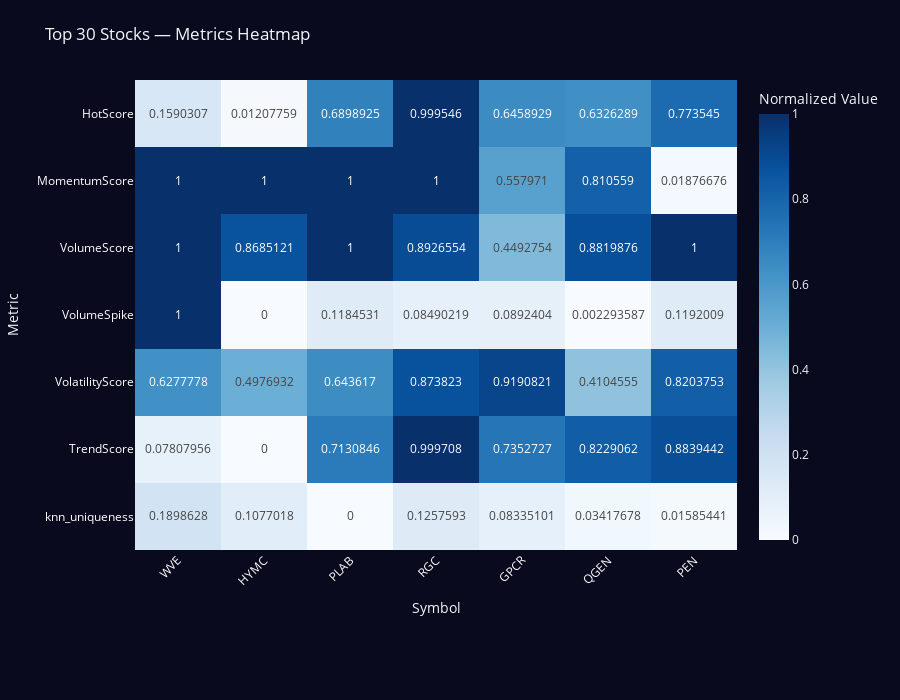

This figure's notebook cell:
### Code cell
import plotly.express as px

# Select top 30 by final_rank
top50 = df[df["final_signal"].isin(["STRONG BUY", "HOT"])].sort_values(
    ["final_rank", "knn_uniqueness"], ascending=False
).head(50)

# Choose metrics to display in heatmap
metrics = [
    "HotScore", "MomentumScore", "VolumeScore", 
    "VolumeSpike", "VolatilityScore", "TrendScore", 
    "knn_uniqueness"
]

# Normalize metrics 0-1 for heatmap colors
top50_norm = top50.copy()
for col in metrics:
    top50_norm[col] = (top50_norm[col] - top50_norm[col].min()) / (
        top50_norm[col].max() - top50_norm[col].min()
    )

# Create heatmap
fig = px.imshow(
    top50_norm[metrics].T,                 # transpose so metrics are y-axis
    x=top50_norm["symbol"],
    y=metrics,
    color_continuous_scale="Blues",        # dark blue → light blue
    aspect="auto",
    text_auto=True
)

fig.update_layout(
    template="plotly_dark",
    title="Top 30 Stocks — Metrics Heatmap",
    xaxis=dict(title="Symbol", tickangle=-45, tickfont=dict(color="white")),
    yaxis=dict(title="Metric", tickfont=dict(color="white")),
    coloraxis_colorbar=dict(title="Normalized Value"),
    paper_bgcolor="rgb(10,10,30)",
    plot_bgcolor="rgb(10,10,30)",
    height=700,
    margin=dict(l=100, r=40, t=80, b=150)
)
fig.show()
output_path = os.path.join(OUTPUT_DIR, "knn_hot_stocks_heatmap.html")
fig.write_html(output_path)

### Figure 1 — Plotly figure (JSON) as saved in the notebook; plotly's stock layout.template omitted (floating-point values rounded to 4 significant figures; data arrays with more than 128 entries replaced by an {"elided": "..."} marker saying what was removed)
{"data": [{"coloraxis": "coloraxis", "hovertemplate": "x: %{x}<br>y: %{y}<br>color: %{z}<extra></extra>", "name": "0", "texttemplate": "%{z}", "type": "heatmap", "x": ["WVE", "WVE", "WVE", "WVE", "WVE", "WVE", "WVE", "WVE", "WVE", "WVE", "WVE", "HYMC", "PLAB", "PLAB", "PLAB", "RGC", "RGC", "RGC", "PLAB", "WVE", "WVE", "GPCR", "QGEN", "QGEN", "QGEN", "PEN", "PLAB", "PLAB", "GPCR", "GPCR", "HYMC", "PEN", "GPCR", "PLAB", "PLAB", "GPCR", "HYMC", "PLAB", "PLAB", "HYMC", "PLAB", "PLAB", "PEN", "QGEN", "PEN", "PEN", "PEN", "PLAB", "PLAB", "PLAB"], "xaxis": "x", "y": ["HotScore", "MomentumScore", "VolumeScore", "VolumeSpike", "VolatilityScore", "TrendScore", "knn_uniqueness"], "yaxis": "y", "z": {"elided": "7x50 float values"}}], "layout": {"coloraxis": {"colorbar": {"title": {"text": "Normalized Value"}}, "colorscale": [[0, "rgb(247,251,255)"], [0.125, "rgb(222,235,247)"], [0.25, "rgb(198,219,239)"], [0.375, "rgb(158,202,225)"], [0.5, "rgb(107,174,214)"], [0.625, "rgb(66,146,198)"], [0.75, "rgb(33,113,181)"], [0.875, "rgb(8,81,156)"], [1, "rgb(8,48,107)"]]}, "height": 700, "margin": {"b": 150, "l": 100, "r": 40, "t": 80}, "paper_bgcolor": "rgb(10,10,30)", "plot_bgcolor": "rgb(10,10,30)", "title": {"text": "Top 30 Stocks — Metrics Heatmap"}, "xaxis": {"anchor": "y", "domain": [0, 1], "tickangle": -45, "tickfont": {"color": "white"}, "title": {"text": "Symbol"}}, "yaxis": {"anchor": "x", "autorange": "reversed", "domain": [0, 1], "tickfont": {"color": "white"}, "title": {"text": "Metric"}}}}
